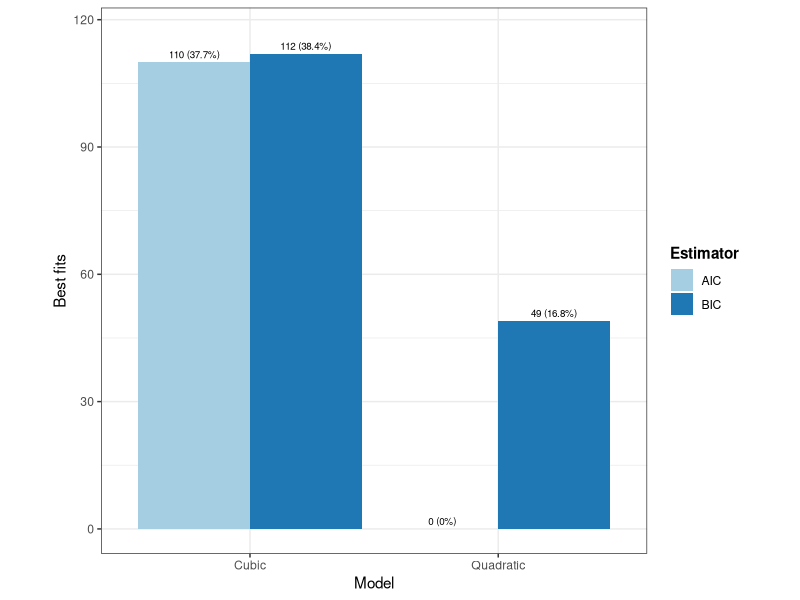

Write the R code that produced this figure.
############## PLOTTING ##############
# Input modelstats csv headers must be full model name immediately followed by 'AIC'/'BIC'
# Any changes to this format will require changes to be made on lines 29 and 40 
# (change 3 to however many chars now follow the full model names in the headers)
# ALso assumes only other cols besides ID are aic/bic vals.

rm(list = ls())

library(plyr)
library(tidyverse)

frData <- read.csv('../Data/CRat_prepped.csv', stringsAsFactors = FALSE)
frModStats <- read.csv('../Data/ModelStats.csv', stringsAsFactors = FALSE)
#mergedData <- dplyr::left_join(frData, frModStats, by = "ID")

################################################################################
################################### ANALYSE ####################################
################################################################################
# TODO:
# 1. drop Rsqd rows. Should these be included at all?
frModStats <- frModStats[,1:5]
# 2. When a model doesn't fit, should the whole curve be dismissed from
#    the anaysis or just that particular model for that particular curve?
# Drop rows with +/-Inf values (bad fits) and NAs
frModStats <- frModStats[!is.infinite(rowSums(frModStats)),]
frModStats <- na.omit(frModStats)
################################################################################

model_count <- (length(frModStats)-1)/2 # assumes only other cols besides ID are aic/bic vals
model_names <- substr(names(frModStats[2:(1+model_count)]), 1, nchar(names(frModStats[2:(1+model_count)]))-3) #Assumes full model names precede the last 3 chars of header

compareModels <- function(row){
  id <- as.character(row[1])
  # Works for comparisons for any number of models
  model_count <- (length(row)-1)/2 # assumes only other cols besides ID are aic/bic vals
  AICs <- sort(row[2:(1+model_count)])
  BICs <- sort(row[(2+model_count):(1+2*model_count)]) # or just until length(row) if no other cols are added
  
  # Extract model names (assumes the only charcters following the model names are 
  # 'AIC' or 'BIC' - as such only clips last 3)
  mod_names <- substr(names(AICs), 1, nchar(names(AICs))-3)
  
  ##################### Find best fit ###########################
  # Initialise best fit charcter vectors (can't preallocate as final length unknown)
  best_fits_aic <- c(AICs[1])
  best_fits_bic <- c(BICs[1])
  
  add_aic <- TRUE
  add_bic <- TRUE
  
  for (i in 2:model_count){
    # Calculate diffs
    deltaAIC <- abs(AICs[i] - AICs[i-1])
    deltaBIC <- abs(BICs[i] - BICs[i-1])
    
    ## Check best according to AIC ##
    while (add_aic){
      if (deltaAIC <= 2){
        # If difference with previous AIC is less than or equal to two
        # then diff insignificant; add to list
        best_fits_aic[i] <- AICs[i]
        break
      } else {
        add_aic <- FALSE
      }
    }
    
    ## Check best according to BIC ##
    while (add_bic){
      if (deltaBIC <= 2){
        # If difference with previous BIC is less than or equal to two
        # Add to list
        best_fits_bic[i] <- BICs[i]
        break
      } else {
        add_bic <- FALSE
      }
    }
  }
  
  names(best_fits_aic) <- mod_names[1:length(best_fits_aic)]
  names(best_fits_bic) <- mod_names[1:length(best_fits_bic)]
  
  AICBestFit <- paste(names(best_fits_aic), collapse = '/')
  BICBestFit <- paste(names(best_fits_bic), collapse = '/')
  
  return(c(id, AICBestFit, BICBestFit))
}

## Merge best fit results to model stats (using apply over ddply for speed, tested
# with Sys.time())
bestFits <- as.data.frame(t(apply(frModStats, 1, compareModels)))
colnames(bestFits) <- c('ID', 'AICBestFits', 'BICBestFits')
bestFits$ID <- as.integer(bestFits$ID)
frDataWithFits <- left_join(frModStats, bestFits, by = "ID")

############ What percentage of the data is best fit by what model? ################
aicBreakdown <- table(frDataWithFits$AICBestFits)
bicBreakdown <- table(frDataWithFits$BICBestFits)

# Preallocate dataframe containing no. of datapoints best explained by each model
fitdata <- data.frame(Model = rep(model_names, times = 2), 
                      Estimator = rep(c('AIC', 'BIC'), each = model_count),
                      Count = rep(NA, times = 2*model_count))

for (i in 1:nrow(fitdata)){
  mod <- fitdata[i,'Model']
  stat <- fitdata[i,'Estimator']
  if (stat == 'AIC'){
    fitdata[i,'Count'] <- ifelse(is.na(aicBreakdown[mod]), 0, aicBreakdown[[mod]])
  } else {
    fitdata[i,'Count'] <- ifelse(is.na(bicBreakdown[mod]), 0, bicBreakdown[[mod]])
  }
}

#################################################################################
##################################### PLOT ######################################
#################################################################################
n <- nrow(frDataWithFits) 

ggplot(data = fitdata, aes(x = factor(Model), y = Count, fill = Estimator)) + 
  geom_bar(stat="identity", position = 'dodge') +
  labs(x = 'Model', y = 'Best fits') + 
  theme_bw() +
  theme(legend.title = element_text(face="bold"), aspect.ratio = 1) +
  geom_text(aes(label=paste(Count, ' (', round((Count/n)*100, 1), '%)', sep = '')), position=position_dodge(width=0.9), vjust=-0.5, cex = 2.5) +
  expand_limits(y = max(fitdata$Count)+5) +
  scale_fill_brewer(palette="Paired")


#plotFits <- function(df){
  # df <- subset(frData, ID == 39909)
#  try({
#    id <- unique(df$ID)
    
#    x <- df$ResDensity
#    y <- df$N_TraitValue
#    x_units <- unique(df$ResDensityUnit)
#    y_units <- unique(df$TraitUnit)
    
    # Fit models
#    Quad <- lm(y ~ poly(x, 2))
#    Cube <- lm(y ~ poly(x, 3))
    
    # Generate a vector of the the x-axis variable
#    xvals <- seq(from = min(x), to = max(x), by = ((max(x) - min(x))/100))
    
    # Calculate predicted lines and write points to dataframe
#    y_quad <- predict.lm(Quad, data.frame(x = xvals))
#    y_cube <- predict.lm(Cube, data.frame(x = xvals))
#    data_to_fit <- data.frame(x = xvals, y_quad = y_quad, y_cube = y_cube)
    
    # Plot
#    p <- ggplot(aes(x = ResDensity, y = N_TraitValue), data = df) +
#      geom_point() + theme_bw() +
#      ggtitle(paste("ID:", id)) +
#      theme(legend.position = 'bottom') +
#      xlab(sprintf("log(Resource Density) (%s)", x_units)) +
#      ylab(sprintf("Trait Value (%s)", y_units)) +
#      geom_line(aes(x = x, y = y_quad, colour = "Quadratic"), data = data_to_fit) + 
#      geom_line(aes(x = x, y = y_cube, colour = "Cubic"), data = data_to_fit) +
#      scale_colour_manual("", breaks = c("Quadratic", "Cubic"), values = c("red", "blue"))
    
#    return(p)
#  }, silent = TRUE)
#}

# Create list of plots of curves
#plot_list <- dlply(frData, .(ID), plotFits)

# Print to pdf
#pdf('../Results/lala.pdf')
#for (i in 1:length(plot_list)){
#  print(plot_list[[i]])
#}
#dev.off()

